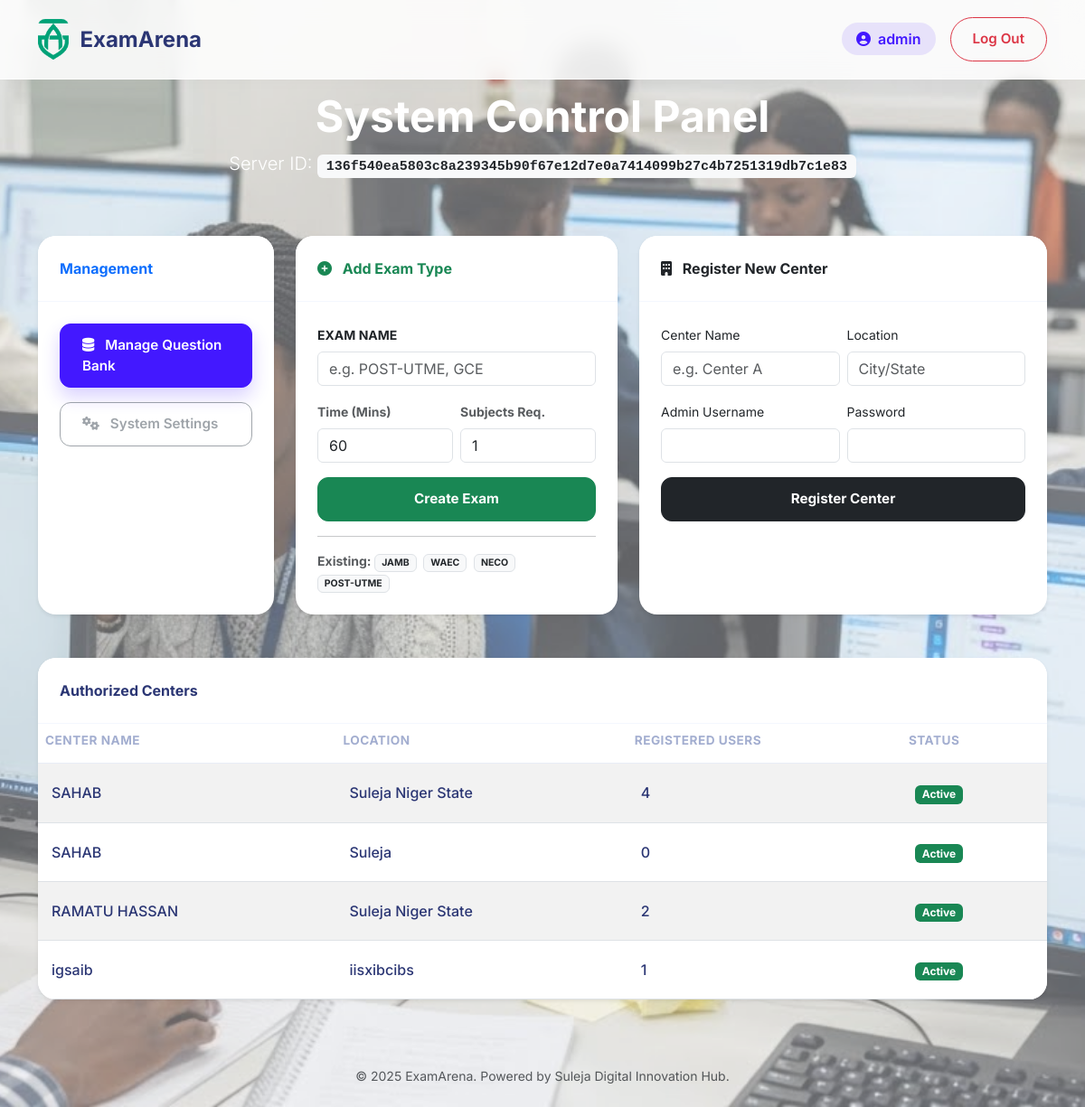
The app's page /super-admin/ (signed in) with its own data.
### src/app/models.py (models this page shows, shortened)
class User(db.Model):
    id = db.Column(db.Integer, primary_key=True)
    username = db.Column(db.String(80), unique=True, nullable=False)
    password_hash = db.Column(db.String(128))
    role = db.Column(db.String(20), default='student') # superadmin, centeradmin, student
    center_id = db.Column(db.Integer, db.ForeignKey('center.id'), nullable=True)
    is_writing = db.Column(db.Boolean, default=False)
    last_login = db.Column(db.DateTime)

class Exam(db.Model):
    id = db.Column(db.Integer, primary_key=True)
    name = db.Column(db.String(100), nullable=False) # JAMB, WAEC, NECO
    duration_minutes = db.Column(db.Integer, default=60)
    required_subjects = db.Column(db.Integer, default=1) # JAMB=4, others=1
    subjects = db.relationship('Subject', backref='exam', lazy=True)

class Center(db.Model):
    id = db.Column(db.Integer, primary_key=True)
    name = db.Column(db.String(100), nullable=False)
    location = db.Column(db.String(200))
    users = db.relationship('User', backref='center', lazy=True)

### src/app/controllers/super_admin.py (the view)
@bp.route('/')
def index():
    centers = Center.query.all()
    exams = Exam.query.all()
    hwid = get_hwid()
    return render_template('admin/super_dashboard.html', centers=centers, exams=exams, hwid=hwid)

### src/app/controllers/auth.py (called while the page is built)
def login_required(f):
    @wraps(f)
    def decorated_function(*args, **kwargs):
        if 'user_id' not in session:
            return redirect(url_for('auth.login'))
        return f(*args, **kwargs)
    return decorated_function

@bp.before_app_request
def load_logged_in_user():
    user_id = session.get('user_id')
    if user_id is None:
        g.user = None
    else:
        g.user = User.query.get(user_id)

### src/app/controllers/super_admin.py (called while the page is built)
@bp.before_request
@login_required
def restrict_to_local_server():
    if g.user.role != 'superadmin':
        return "Access Denied", 403

### src/app/utils/license.py (called while the page is built)
def get_hwid():
    system = platform.system()
    raw_id = platform.node()
    try:
        if system == "Windows":
            raw_id = subprocess.check_output('wmic csproduct get uuid').decode().split('\n')[1].strip()
        elif system == "Linux":
            if os.path.exists("/etc/machine-id"):
                with open("/etc/machine-id") as f: raw_id = f.read().strip()
    except: pass
    return hashlib.sha256(raw_id.encode()).hexdigest()

### src/resources/templates/admin/super_dashboard.html (shortened to what this page needs)
{% extends 'base.html' %}
{% block content %}
<div class="row mb-5">
    <div class="col-12 text-center text-white">
        <h1 class="fw-bold display-5">System Control Panel</h1>
        <p class="lead">Server ID: <span class="badge bg-light text-dark font-monospace">{{ hwid }}</span></p>
    </div>
</div>
<div class="row g-4">
    <div class="col-md-3">
        <div class="card shadow-sm h-100">
            <div class="card-header bg-white fw-bold text-primary">Management</div>
            <div class="card-body d-flex flex-column gap-3">
                <a href="{{ url_for('admin.index') }}" class="btn btn-primary w-100 text-start">
                    <i class="fas fa-database me-2"></i> Manage Question Bank
                </a>
                <button class="btn btn-outline-secondary w-100 text-start" disabled>
                    <i class="fas fa-cogs me-2"></i> System Settings
                </button>
            </div>
        </div>
    </div>
    <div class="col-md-4">
        <div class="card shadow-sm h-100 border-0">
            <div class="card-header bg-white fw-bold text-success">
                <i class="fas fa-plus-circle me-2"></i> Add Exam Type
            </div>
            <div class="card-body">
                <form action="{{ url_for('super_admin.add_exam') }}" method="POST">
                    <div class="mb-3">
                        <label class="form-label small fw-bold text-uppercase">Exam Name</label>
                        <input type="text" name="name" class="form-control" placeholder="e.g. POST-UTME, GCE" required>
                    </div>
                    <div class="row g-2 mb-3">
                        <div class="col-6">
                            <label class="form-label small fw-bold text-muted">Time (Mins)</label>
                            <input type="number" name="duration" class="form-control" value="60" required>
                        </div>
                        <div class="col-6">
                            <label class="form-label small fw-bold text-muted">Subjects Req.</label>
                            <input type="number" name="required_subjects" class="form-control" value="1" required>
                        </div>
                    </div>
                    <button type="submit" class="btn btn-success w-100 fw-bold">Create Exam</button>
                </form>
                <hr>
                <div class="small text-muted">
                    <strong>Existing:</strong>
                    {% for e in exams %}
                        <span class="badge bg-light text-dark border me-1">{{ e.name }}</span>
                    {% endfor %}
                </div>
            </div>
        </div>
    </div>
    <div class="col-md-5">
        <div class="card shadow-sm h-100 border-0">
            <div class="card-header bg-white fw-bold text-dark">
                <i class="fas fa-building me-2"></i> Register New Center
            </div>
            <div class="card-body">
                <form action="{{ url_for('super_admin.add_center') }}" method="POST">
                    <div class="row g-2 mb-3">
                        <div class="col-6">
                            <label class="form-label small">Center Name</label>
                            <input type="text" name="name" class="form-control" placeholder="e.g. Center A" required>
                        </div>
                        <div class="col-6">
                            <label class="form-label small">Location</label>
                            <input type="text" name="location" class="form-control" placeholder="City/State" required>
                        </div>
                    </div>
                    <div class="row g-2 mb-3">
                        <div class="col-6">
                            <label class="form-label small">Admin Username</label>
                            <input type="text" name="admin_username" class="form-control" required>
                        </div>
                        <div class="col-6">
                            <label class="form-label small">Password</label>
                            <input type="password" name="admin_password" class="form-control" required>
                        </div>
                    </div>
                    <button type="submit" class="btn btn-dark w-100 fw-bold">Register Center</button>
                </form>
            </div>
        </div>
    </div>
</div>
<div class="mt-5">
    <div class="card shadow-sm">
        <div class="card-header bg-white fw-bold">Authorized Centers</div>
        <div class="card-body p-0">
            <table class="table table-striped mb-0">
                <thead>
                    <tr><th>Center Name</th><th>Location</th><th>Registered Users</th><th>Status</th></tr>
                </thead>
                <tbody>
                    {% for c in centers %}
                    <tr>
                        <td>{{ c.name }}</td>
                        <td>{{ c.location }}</td>
                        <td>{{ c.users|length }}</td>
                        <td><span class="badge bg-success">Active</span></td>
                    </tr>
                    {% else %}
                    <tr><td colspan="4" class="text-center py-3 text-muted">No centers registered.</td></tr>
                    {% endfor %}
                </tbody>
            </table>
        </div>
    </div>
</div>
{% endblock %}

### src/resources/templates/base.html (shortened to what this page needs)
<!DOCTYPE html>
<html lang="en">
<head>
    <link href="https://cdn.jsdelivr.net/npm/bootstrap@5.3.0/dist/css/bootstrap.min.css" rel="stylesheet">
    <link rel="stylesheet" href="https://cdnjs.cloudflare.com/ajax/libs/font-awesome/6.4.0/css/all.min.css">
    <link href="{{ url_for('static', filename='css/style.css') }}" rel="stylesheet">
</head>
<body>
    <nav class="navbar navbar-expand-lg fixed-top">
        <div class="container">
            <a class="navbar-brand" href="/">
                <img src="{{ url_for('static', filename='img/logo.png') }}" alt="EA">
                <span>ExamArena</span>
            </a>
            <div class="collapse navbar-collapse" id="navbarMain">
                <ul class="navbar-nav ms-auto align-items-center">
                    {% if g.user %}
                    <li class="nav-item">
                        <span class="badge-role me-3">
                            <i class="fas fa-user-circle me-2"></i>{{ g.user.username }}
                        </span>
                    </li>
                    <li class="nav-item">
                        <a href="{{ url_for('auth.logout') }}" class="btn btn-outline-danger btn-sm rounded-pill px-4">
                            Log Out
                        </a>
                    </li>
                    {% endif %}
                </ul>
            </div>
        </div>
    </nav>
    <div class="container" style="margin-top: 100px; margin-bottom: 50px; flex: 1;">
        {% block content %}{% endblock %}
    </div>
    <footer class="text-center py-4 text-muted small">
        &copy; 2025 ExamArena. Powered by Suleja Digital Innovation Hub.
    </footer>
</body>
</html>

### src/resources/static/css/style.css (style rules this page uses)
:root { --primary: #4318FF; --primary-hover: #3311CC; --secondary: #A3AED0; --dark-text: #2B3674; --light-bg: #F4F7FE; --card-bg: #FFFFFF; --glass-border: rgba(255, 255, 255, 0.6); --glass-bg: rgba(255, 255, 255, 0.85); --shadow-soft: 0px 18px 40px rgba(112, 144, 176, 0.12); }
body { font-family: 'Inter', sans-serif; background-color: var(--light-bg); color: var(--dark-text); min-height: 100vh; display: flex; flex-direction: column; }
.navbar { background: var(--glass-bg); backdrop-filter: blur(12px); border-bottom: 1px solid var(--glass-border); padding: 1rem 0; box-shadow: 0 2px 20px rgba(0, 0, 0, 0.02); }
.navbar-brand { font-weight: 700; font-size: 1.5rem; color: var(--dark-text) !important; display: flex; align-items: center; gap: 12px; }
.navbar-brand img { height: 45px; border-radius: 8px; }
.card { background: var(--card-bg); border-radius: 20px; border: none; box-shadow: var(--shadow-soft); transition: transform 0.3s ease, box-shadow 0.3s ease; overflow: hidden; }
.card-header { background: transparent; border-bottom: 1px solid #F4F7FE; padding: 1.5rem; font-weight: 700; color: var(--dark-text); }
.card-body { padding: 1.5rem; }
.btn { border-radius: 12px; padding: 12px 24px; font-weight: 600; font-size: 0.95rem; transition: all 0.2s; text-transform: capitalize; }
.btn-primary { background-color: var(--primary); border-color: var(--primary); box-shadow: 0px 10px 20px rgba(67, 24, 255, 0.2); }
.badge-role { background: rgba(67, 24, 255, 0.1); color: var(--primary); padding: 8px 16px; border-radius: 30px; font-weight: 600; }
.table thead th { font-size: 0.85rem; text-transform: uppercase; color: var(--secondary); letter-spacing: 0.5px; border-bottom: 1px solid #E9EDF7; padding-bottom: 15px; }
.table td { vertical-align: middle; padding: 20px 15px; color: var(--dark-text); font-weight: 500; }

### records on screen
User: user.username "admin"
Exam: name "JAMB"
Exam: name "WAEC"
Exam: name "NECO"
Exam: name "POST-UTME"
Center: name "SAHAB", location "Suleja Niger State", users|length "4"
Center: name "SAHAB", location "Suleja", users|length "0"
Center: name "RAMATU HASSAN", location "Suleja Niger State", users|length "2"
Center: name "igsaib", location "iisxibcibs", users|length "1"

### other values on screen
{{ hwid }} "136f540ea5803c8a239345b90f67e12d7e0a7414099b27c4b7251319db7c1e83"
